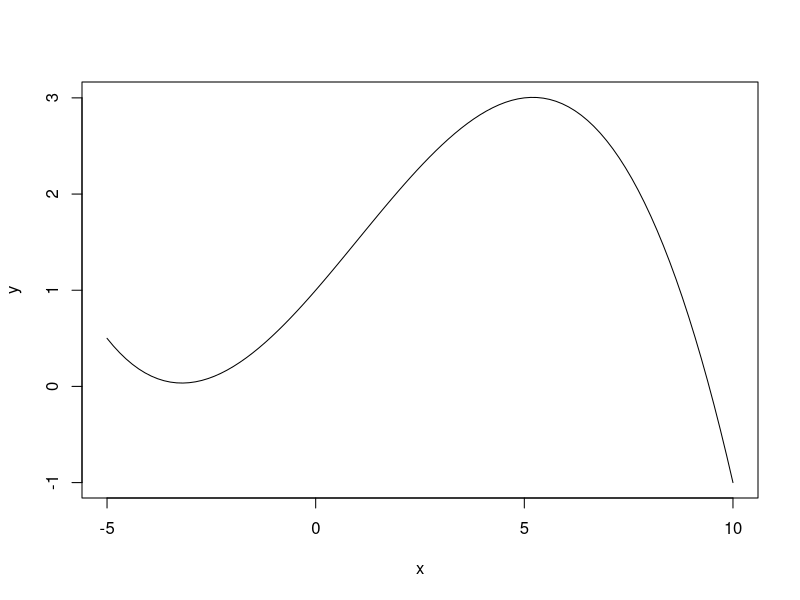
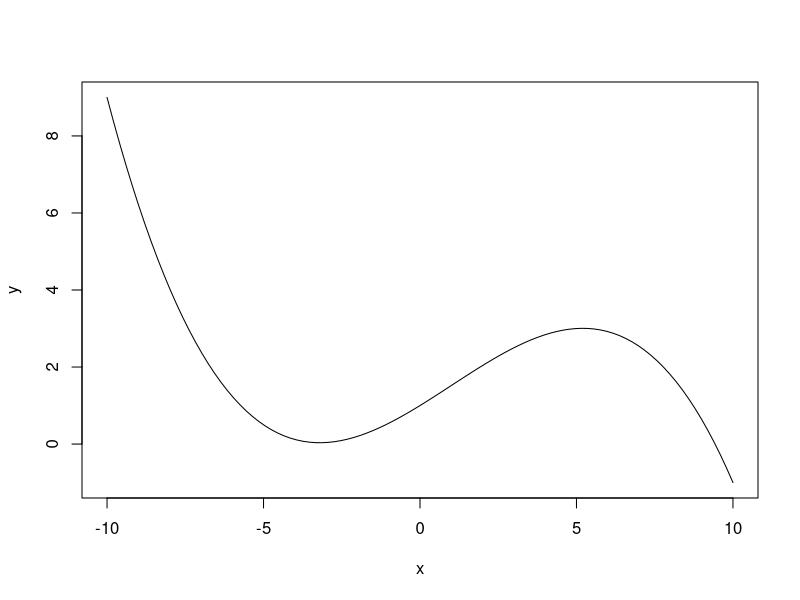
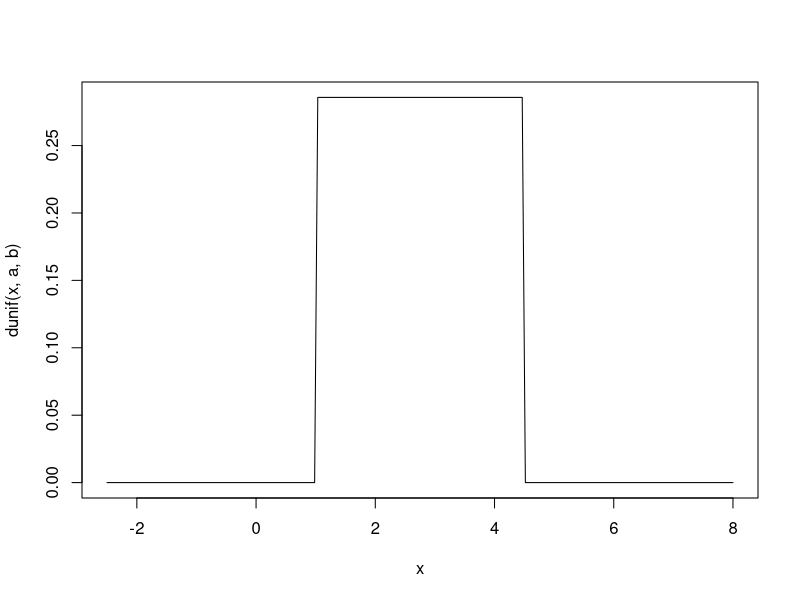

Recreate these plots in R, in order.
## ---- chunk 1
plotPoly <- function(b0, b1, b2, b3, xmin, xmax){ # name function and arguments
  x <- seq(from = xmin, to = xmax, length.out = 100) # create x values
  y <- b0 + b1 * x + b2 * x^2 + b3 * x^3 # calculate y values
  plot(y ~ x, type = "l") # plot the results
}
# Now that the function is defined we can make plots for any values of the arguments pretty quickly

plotPoly(b0 = 1, b1 = 0.5, b2 = 0.03, b3 = -0.01, xmin = -5, xmax = 10)

# Adjust the range of x to get a better view

plotPoly(b0 = 1, b1 = 0.5, b2 = 0.03, b3 = -0.01, xmin = -10, xmax = 10)

## ---- chunk 2

# code for a unif dist with an interval and area selected
plotUnif <- function(a,b) {
  x <- seq(from = a - (b - a), to = b + (b - a), length.out = 200)
  plot(dunif(x, a, b) ~ x, type = "l")
}


plotUnif(1, 4.5)
